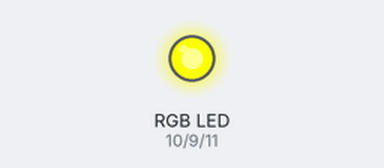
Recording of a sketch running on a simulated Arduino Uno, built with avr-gcc and run on an emulated ATmega328P. Parts: an RGB LED mixed from three pins (HIGH = lit). Dim RGB values are drawn brighter than linear.

Above: at 0.05 s.
At 1.15 s:
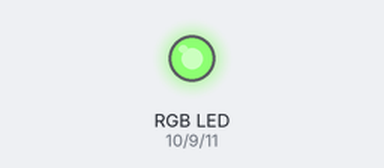
At 2.3 s:
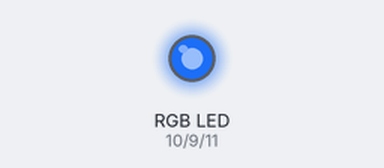
At 3.45 s:
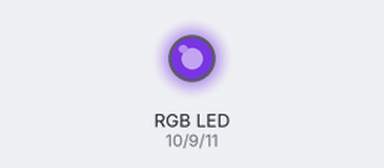
At 4.6 s:
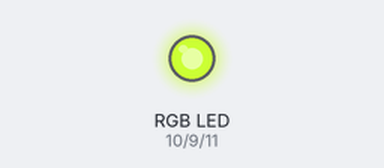
Timing chart, 0 to 6.6 s (numbered marks = the images above):
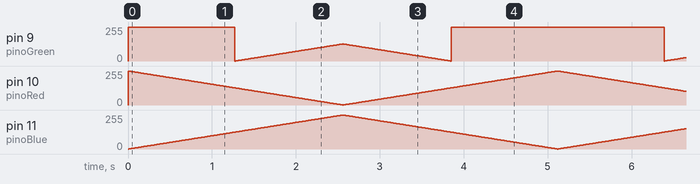

The sketch:

COD_LED_RGB_KY_009_SMD_RGB.ino
```cpp
/* !-- VARIAVEIS --! */
int pinoBlue = 11; //PINO DIGITAL UTILIZADO PELO TERMINAL AZUL
int pinoRed = 10; //PINO DIGITAL UTILIZADO PELO TERMINAL VERMELHO
int pinoGreen = 9; //PINO DIGITAL UTILIZADO PELO TERMINAL VERDE

int val; //VARIÁVEL DO TIPO INTEIRA


/* !-- INICIO DO SETUP (SO PASSA AQUI 1 VEZ) --! */
void setup() {
  pinMode(pinoRed, OUTPUT); //DEFINE O PINO COMO SAÍDA
  pinMode(pinoBlue, OUTPUT); //DEFINE O PINO COMO SAÍDA
  pinMode(pinoGreen, OUTPUT); //DEFINE O PINO COMO SAÍDA
}

/* !-- INICIO DO LOOP (REPETIÇÃO) --! */
void loop () {
  for (val = 255; val > 0; val --) { //PARA val IGUAL A 255, ENQUANTO val MAIOR QUE 0, DECREMENTA val
    analogWrite(pinoRed, val); //PINO RECEBE O VALOR
    analogWrite(pinoBlue, 255 - val); //PINO RECEBE O VALOR
    analogWrite(pinoGreen, 128 - val); //PINO RECEBE O VALOR
    delay (10); //INTERVALO DE 10 MILISSEGUNDOS
  }
  for (val = 0; val < 255; val ++) { //PARA val IGUAL A 0, ENQUANTO val MENOR QUE 255, INCREMENTA val
    analogWrite(pinoRed, val); //PINO RECEBE O VALOR
    analogWrite(pinoBlue, 255 - val); //PINO RECEBE O VALOR
    analogWrite(pinoGreen, 128 - val); //PINO RECEBE O VALOR
    delay (10); //INTERVALO DE 10 MILISSEGUNDOS
  }
} //FIM
```
